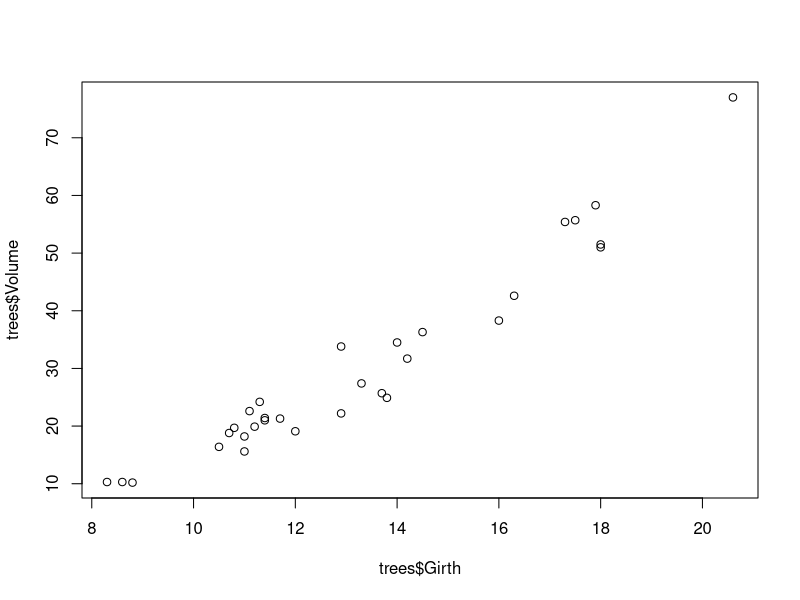
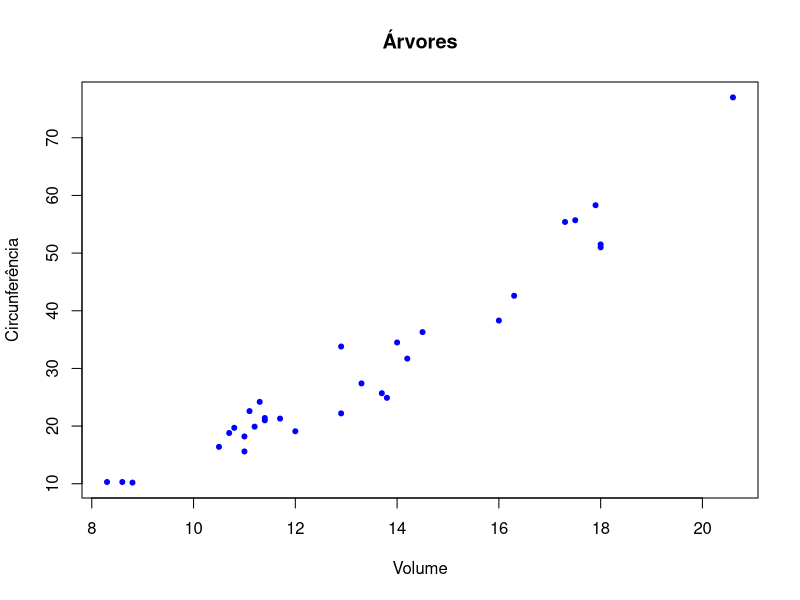
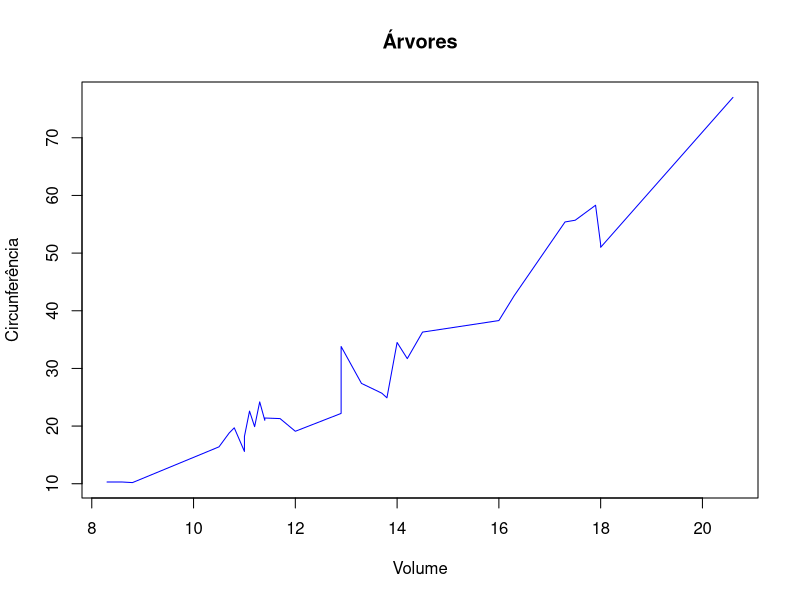
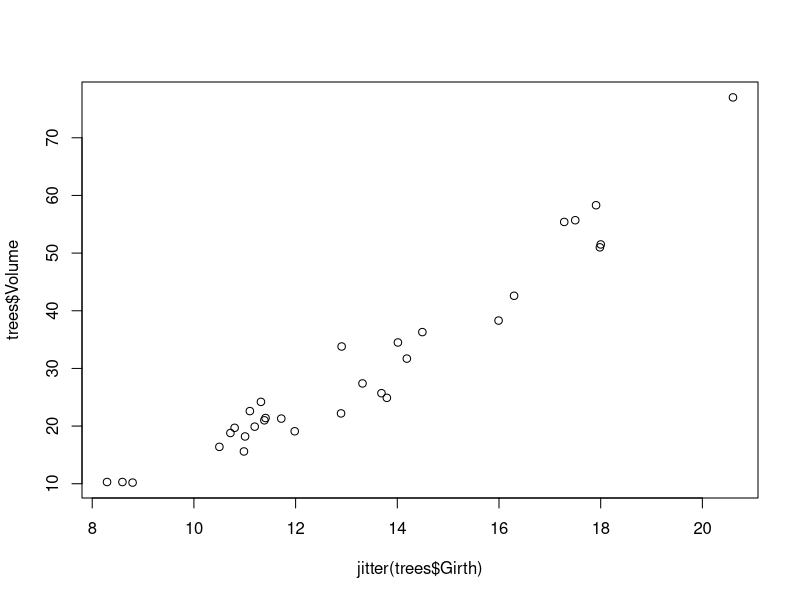
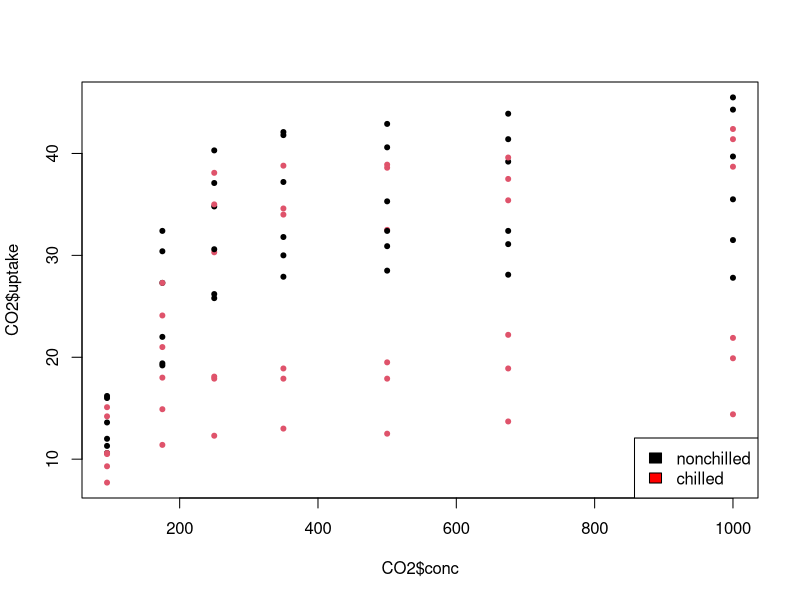
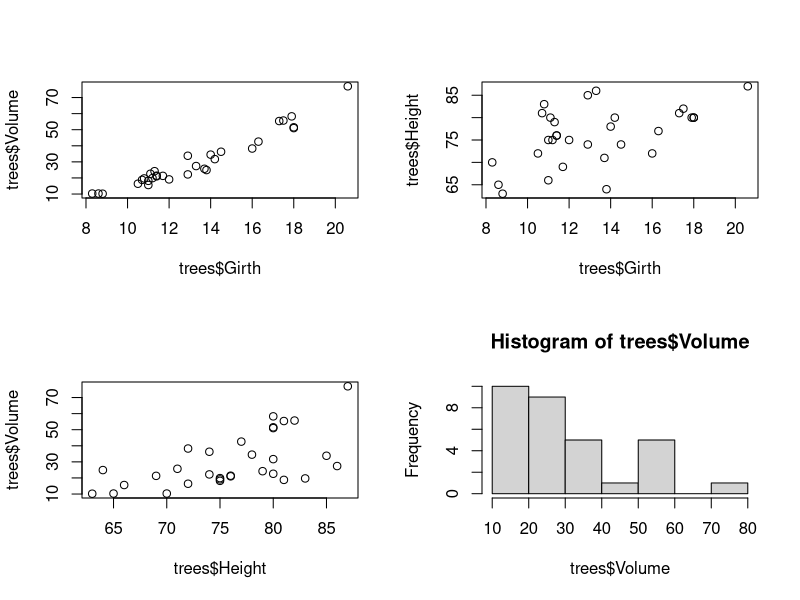

R code for these plots, in order:
library(ggplot2)

# Usar dados tree do R
trees

# Gráficos de dispersão
# simples
plot(trees$Girth, trees$Volume) 

# Mudando elementos
plot(trees$Girth, trees$Volume, ylab='Circunferência', xlab='Volume',
     col='blue', main='Árvores', pch=20)

# Usando linhas
plot(trees$Girth, trees$Volume, ylab='Circunferência', xlab='Volume',
     col='blue', main='Árvores', pch=20, type='l')


#Tratando a sobreposição
plot(jitter(trees$Girth), trees$Volume) # Dá um pequeno deslocamento nos pontos

# Gráficos de dispersão com variáveis categóricas
CO2
plot(CO2$conc, CO2$uptake, pch=20, col=CO2$Treatment)
legend("bottomright", legend=c("nonchilled", "chilled"), cex=1, fill=c("black", "red"))

# Divisão de tela
split.screen(figs = c(2,2))
screen(1)
plot(trees$Girth, trees$Volume)
screen(2)
plot(trees$Girth, trees$Height)
screen(3)
plot(trees$Height, trees$Volume)
screen(4)
hist(trees$Volume)
close.screen(all=TRUE)
